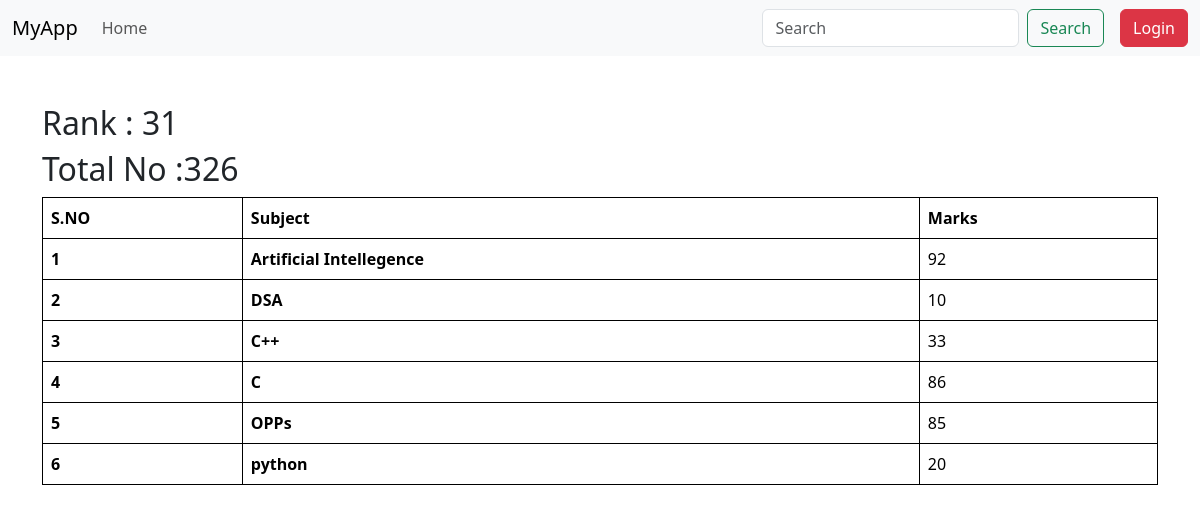
The page /marks/STU220/ on the database its author committed.
### vege/models.py (models this page shows, shortened)
class SubjectMark(models.Model):
    student=models.ForeignKey(Student, related_name="studentmark", on_delete=models.CASCADE)
    subject=models.ForeignKey(Subject,  on_delete=models.CASCADE)
    marks= models.IntegerField()

class Subject(models.Model):
    subject_name=models.CharField(max_length=100)

### vege/views.py (the view)
# urls.py: path('marks/<student_id>/', See_Mark ,  name='marks'),
def See_Mark(request, student_id):
    queryset = SubjectMark.objects.filter(student__student_id__student_id=student_id)
    total_mark=queryset.aggregate(total_marks=Sum('marks'))
    ranks= Student.objects.annotate(marks=Sum("studentmark__marks")).order_by("marks")
    current_rank=-1
    i=1
    for rank in ranks :
        if student_id==rank.student_id.student_id:
            current_rank=i
            break
        i=i+1
    return render(request, 'mark.html', {'queryset': queryset,'total_mark':total_mark,'current_rank':current_rank})

### vege/models.py (called while the page is built)
    def get_queryset(self) :
        return super().get_queryset().filter(is_deleted=False)

### vege/templates/mark.html
{% extends "base.html" %}
{% block start %}
<div class="container mt-5 mb-4">
    <h2>Rank : {{current_rank}}</h2>
    <h2>Total No :{{total_mark.total_marks}}</h2>
    <table class="table p-4">
        <thead>
            <tr>
                <th scope="col">S.NO</th>
                <th scope="col">Subject</th>
                <th scope="col">Marks</th>
            </tr>
        </thead>
        <tbody>
            {% for mark in queryset %}
            <tr>
                <th scope="row">{{ forloop.counter }}</th>
                <td><b>{{ mark.subject.subject_name }}</b></td>
                <td>{{ mark.marks }}</td>
            </tr>
            {% empty %}
            <tr>
                <td colspan="3">No marks found for this student.</td>
            </tr>
            {% endfor %}
        </tbody>
    </table>
</div>
{% endblock %}

### home/templates/base.html (style rules this page uses)
table, th, td { border: 1px solid black; border-collapse: collapse; }

### rows shown on the page
SubjectMark: subject.subject_name "Artificial Intellegence", marks "92"
SubjectMark: subject.subject_name "DSA", marks "10"
SubjectMark: subject.subject_name "C++", marks "33"
SubjectMark: subject.subject_name "C", marks "86"
SubjectMark: subject.subject_name "OPPs", marks "85"
SubjectMark: subject.subject_name "python", marks "20"

### other values the page prints
{{ current_rank }} "31"
{{ total_mark.total_marks }} "326"
